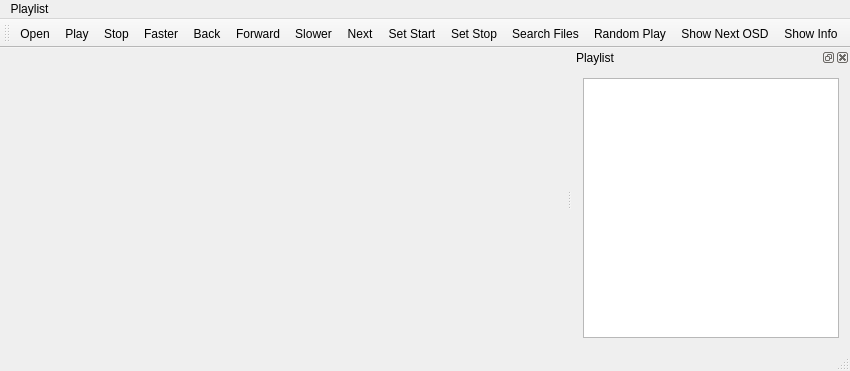
<?xml version="1.0" encoding="UTF-8"?>
<ui version="4.0">
 <class>MainWindow</class>
 <widget class="QMainWindow" name="MainWindow">
  <property name="geometry">
   <rect>
    <x>0</x>
    <y>0</y>
    <width>850</width>
    <height>371</height>
   </rect>
  </property>
  <property name="windowTitle">
   <string>MainWindow</string>
  </property>
  <property name="dockNestingEnabled">
   <bool>true</bool>
  </property>
  <widget class="QWidget" name="centralWidget">
   <layout class="QVBoxLayout" name="verticalLayout">
    <item>
     <widget class="Timeline" name="timeline" native="true">
      <property name="sizePolicy">
       <sizepolicy hsizetype="Preferred" vsizetype="Preferred">
        <horstretch>0</horstretch>
        <verstretch>0</verstretch>
       </sizepolicy>
      </property>
      <property name="minimumSize">
       <size>
        <width>0</width>
        <height>10</height>
       </size>
      </property>
     </widget>
    </item>
   </layout>
  </widget>
  <widget class="QMenuBar" name="menuBar">
   <property name="geometry">
    <rect>
     <x>0</x>
     <y>0</y>
     <width>850</width>
     <height>25</height>
    </rect>
   </property>
   <widget class="QMenu" name="menuPlaylist">
    <property name="title">
     <string>Playlist</string>
    </property>
    <addaction name="actionSave"/>
    <addaction name="actionSearchFiles"/>
    <addaction name="actionComputeHashes"/>
   </widget>
   <addaction name="menuPlaylist"/>
  </widget>
  <widget class="QToolBar" name="mainToolBar">
   <attribute name="toolBarArea">
    <enum>TopToolBarArea</enum>
   </attribute>
   <attribute name="toolBarBreak">
    <bool>false</bool>
   </attribute>
   <addaction name="actionOpen"/>
   <addaction name="actionPlay"/>
   <addaction name="actionStop"/>
   <addaction name="actionFaster"/>
   <addaction name="actionBack"/>
   <addaction name="actionForward"/>
   <addaction name="actionSlower"/>
   <addaction name="actionNext"/>
   <addaction name="actionSetStart"/>
   <addaction name="actionSetStop"/>
   <addaction name="actionSearchFiles"/>
   <addaction name="actionRandomPlay"/>
   <addaction name="actionShowNextOSD"/>
   <addaction name="actionShowInfo"/>
  </widget>
  <widget class="QStatusBar" name="statusBar"/>
  <widget class="QDockWidget" name="dockWidget">
   <property name="floating">
    <bool>true</bool>
   </property>
   <property name="windowTitle">
    <string>Playlist</string>
   </property>
   <attribute name="dockWidgetArea">
    <number>2</number>
   </attribute>
   <widget class="QWidget" name="dockWidgetContents">
    <layout class="QVBoxLayout" name="verticalLayout_2">
     <item>
      <widget class="QTableView" name="playTable">
       <property name="editTriggers">
        <set>QAbstractItemView::NoEditTriggers</set>
       </property>
       <property name="alternatingRowColors">
        <bool>true</bool>
       </property>
       <property name="selectionBehavior">
        <enum>QAbstractItemView::SelectRows</enum>
       </property>
       <property name="sortingEnabled">
        <bool>true</bool>
       </property>
       <attribute name="horizontalHeaderCascadingSectionResizes">
        <bool>true</bool>
       </attribute>
       <attribute name="horizontalHeaderStretchLastSection">
        <bool>true</bool>
       </attribute>
       <attribute name="verticalHeaderVisible">
        <bool>false</bool>
       </attribute>
      </widget>
     </item>
    </layout>
   </widget>
  </widget>
  <action name="actionOpen">
   <property name="icon">
    <iconset resource="../qxxx.qrc">
     <normaloff>:/image/document.svg</normaloff>:/image/document.svg</iconset>
   </property>
   <property name="text">
    <string>Open</string>
   </property>
  </action>
  <action name="actionPlay">
   <property name="icon">
    <iconset resource="../qxxx.qrc">
     <normaloff>:/image/media-play.svg</normaloff>:/image/media-play.svg</iconset>
   </property>
   <property name="text">
    <string>Play</string>
   </property>
   <property name="shortcut">
    <string>Space</string>
   </property>
  </action>
  <action name="actionStop">
   <property name="icon">
    <iconset resource="../qxxx.qrc">
     <normaloff>:/image/media-stop.svg</normaloff>:/image/media-stop.svg</iconset>
   </property>
   <property name="text">
    <string>Stop</string>
   </property>
  </action>
  <action name="actionBack">
   <property name="icon">
    <iconset resource="../qxxx.qrc">
     <normaloff>:/image/media-skip-backward.svg</normaloff>:/image/media-skip-backward.svg</iconset>
   </property>
   <property name="text">
    <string>Back</string>
   </property>
   <property name="shortcut">
    <string>Left</string>
   </property>
  </action>
  <action name="actionForward">
   <property name="icon">
    <iconset resource="../qxxx.qrc">
     <normaloff>:/image/media-skip-forward.svg</normaloff>:/image/media-skip-forward.svg</iconset>
   </property>
   <property name="text">
    <string>Forward</string>
   </property>
   <property name="shortcut">
    <string>Right</string>
   </property>
  </action>
  <action name="actionSetStart">
   <property name="icon">
    <iconset resource="../qxxx.qrc">
     <normaloff>:/image/collapse-left.svg</normaloff>:/image/collapse-left.svg</iconset>
   </property>
   <property name="text">
    <string>Set Start</string>
   </property>
  </action>
  <action name="actionSetStop">
   <property name="icon">
    <iconset resource="../qxxx.qrc">
     <normaloff>:/image/collapse-right.svg</normaloff>:/image/collapse-right.svg</iconset>
   </property>
   <property name="text">
    <string>Set Stop</string>
   </property>
  </action>
  <action name="actionSearchFiles">
   <property name="icon">
    <iconset resource="../qxxx.qrc">
     <normaloff>:/image/project.svg</normaloff>:/image/project.svg</iconset>
   </property>
   <property name="text">
    <string>Search Files</string>
   </property>
  </action>
  <action name="actionRandomPlay">
   <property name="icon">
    <iconset resource="../qxxx.qrc">
     <normaloff>:/image/random.svg</normaloff>:/image/random.svg</iconset>
   </property>
   <property name="text">
    <string>Random Play</string>
   </property>
   <property name="shortcut">
    <string>N</string>
   </property>
  </action>
  <action name="actionShowNextOSD">
   <property name="text">
    <string>Show Next OSD</string>
   </property>
  </action>
  <action name="actionShowInfo">
   <property name="text">
    <string>Show Info</string>
   </property>
  </action>
  <action name="actionSave">
   <property name="text">
    <string>Save</string>
   </property>
   <property name="shortcut">
    <string>Ctrl+S</string>
   </property>
  </action>
  <action name="actionComputeHashes">
   <property name="text">
    <string>Compute Hashes</string>
   </property>
  </action>
  <action name="actionNext">
   <property name="icon">
    <iconset resource="../qxxx.qrc">
     <normaloff>:/image/media-step-forward.svg</normaloff>:/image/media-step-forward.svg</iconset>
   </property>
   <property name="text">
    <string>Next</string>
   </property>
   <property name="shortcut">
    <string>PgUp</string>
   </property>
  </action>
  <action name="actionFaster">
   <property name="icon">
    <iconset resource="../qxxx.qrc">
     <normaloff>:/image/arrow-circle-top.svg</normaloff>:/image/arrow-circle-top.svg</iconset>
   </property>
   <property name="text">
    <string>Faster</string>
   </property>
   <property name="shortcut">
    <string>Up</string>
   </property>
  </action>
  <action name="actionSlower">
   <property name="icon">
    <iconset resource="../qxxx.qrc">
     <normaloff>:/image/arrow-circle-bottom.svg</normaloff>:/image/arrow-circle-bottom.svg</iconset>
   </property>
   <property name="text">
    <string>Slower</string>
   </property>
   <property name="shortcut">
    <string>Down</string>
   </property>
  </action>
  <action name="actionPrev">
   <property name="icon">
    <iconset resource="../qxxx.qrc">
     <normaloff>:/image/media-step-backward.svg</normaloff>:/image/media-step-backward.svg</iconset>
   </property>
   <property name="text">
    <string>Prev</string>
   </property>
   <property name="shortcut">
    <string>PgDown</string>
   </property>
  </action>
 </widget>
 <layoutdefault spacing="6" margin="11"/>
 <customwidgets>
  <customwidget>
   <class>Timeline</class>
   <extends>QWidget</extends>
   <header>src/timeline.h</header>
   <container>1</container>
  </customwidget>
 </customwidgets>
 <resources>
  <include location="../qxxx.qrc"/>
 </resources>
 <connections/>
</ui>
